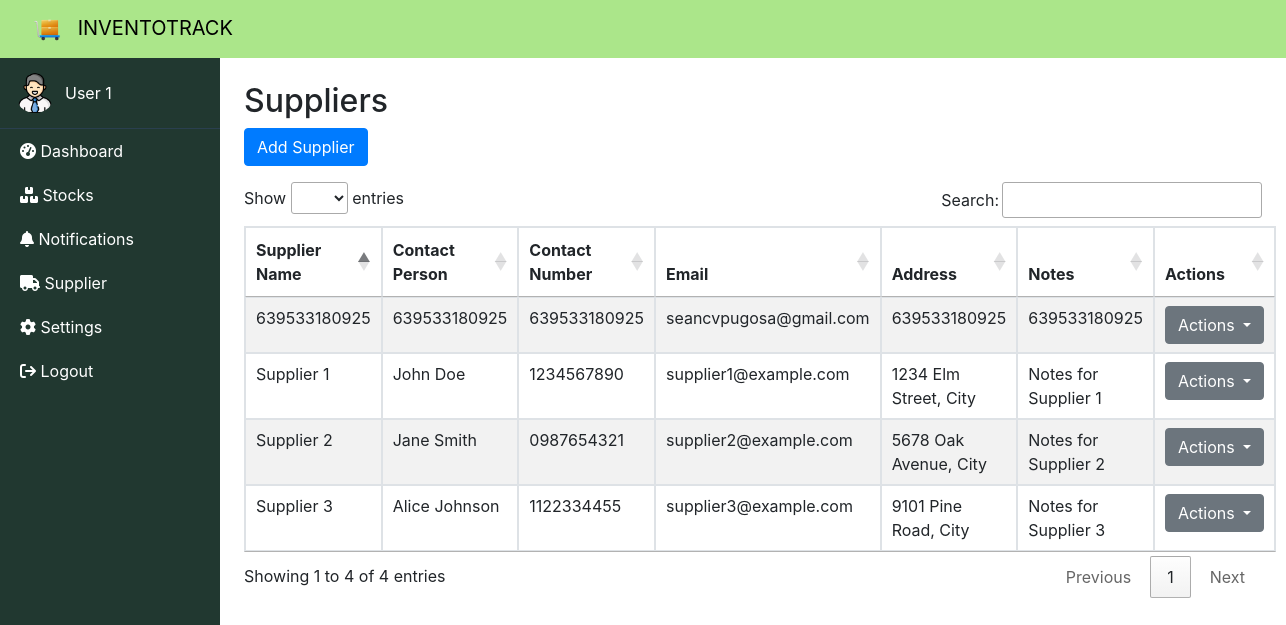
Screenshot of /supplier.php with the database file from the repository.
### tables this page shows
CREATE TABLE `suppliers` (
  `id` int(11) NOT NULL,
  `supplier_name` varchar(255) NOT NULL,
  `contact_person` varchar(255) NOT NULL,
  `contact_number` varchar(255) NOT NULL,
  `email` varchar(255) NOT NULL,
  `address` text NOT NULL,
  `notes` text DEFAULT NULL
);

### db/function.php (called while the page is built, shortened)
<?php
include_once 'db.php';
class DBFunctions
{
    private $conn;
    public function __construct()
    {
        $database = new Database();
        $this->conn = $database->connect();
    }
    public function select($table, $columns = "*", $conditions = [])
    {
        $sql = "SELECT $columns FROM $table";
        $stmt = $this->conn->prepare($sql);
        $stmt->execute();
        return $stmt->fetchAll(PDO::FETCH_ASSOC);
    }
}

### db/db.php (called while the page is built, shortened)
<?php
class Database
{
    private $host = 'localhost';
    private $db_name = 'inventotrack';
    private $username = 'root';
    private $password = '';
    public function connect()
    {
        $this->conn = null;
        try {
            $this->conn = new PDO("mysql:host=" . $this->host . ";dbname=" . $this->db_name, $this->username, $this->password);
            $this->conn->setAttribute(PDO::ATTR_ERRMODE, PDO::ERRMODE_EXCEPTION);
        } catch (PDOException $e) {
            echo "Connection error: " . $e->getMessage();
        }
        return $this->conn;
    }
}
?>

### supplier.php (the view, shortened to what this page needs)
<?php
include_once 'db/function.php';
$function = new DBFunctions();
$suppliers = $function->select('suppliers', '*');
?>
<!DOCTYPE html>
<html lang="en">
<head>
    <link rel="stylesheet" href="https://maxcdn.bootstrapcdn.com/bootstrap/4.5.2/css/bootstrap.min.css">
    <link rel="stylesheet" href="https://cdnjs.cloudflare.com/ajax/libs/font-awesome/6.0.0-beta3/css/all.min.css">
    <link rel="stylesheet" href="https://cdn.datatables.net/1.11.5/css/jquery.dataTables.min.css">
</head>
<body>
    <?php include 'sidebar.php'; ?>
    <div class="content p-4">
        <h2>Suppliers</h2>
        <button class="btn btn-primary mb-3" data-toggle="modal" data-target="#addSupplierModal">Add Supplier</button>
        <table id="suppliersTable" class="table table-striped table-bordered">
            <thead>
                <tr>
                    <th>Supplier Name</th>
                    <th>Contact Person</th>
                    <th>Contact Number</th>
                    <th>Email</th>
                    <th>Address</th>
                    <th>Notes</th>
                    <th>Actions</th>
                </tr>
            </thead>
            <tbody>
                <?php foreach ($suppliers as $supplier): ?>
                    <tr>
                        <td><?php echo htmlspecialchars($supplier['supplier_name']); ?></td>
                        <td><?php echo htmlspecialchars($supplier['contact_person']); ?></td>
                        <td><?php echo htmlspecialchars($supplier['contact_number']); ?></td>
                        <td><?php echo htmlspecialchars($supplier['email']); ?></td>
                        <td><?php echo htmlspecialchars($supplier['address']); ?></td>
                        <td><?php echo htmlspecialchars($supplier['notes']); ?></td>
                        <td>
                            <div class="dropdown">
                                <button class="btn btn-secondary dropdown-toggle" type="button" data-toggle="dropdown">
                                    Actions
                                </button>
                            </div>
                        </td>
                    </tr>
                <?php endforeach; ?>
            </tbody>
        </table>
    </div>
</body>
</html>

### sidebar.php (shortened to what this page needs)
<nav class="navbar navbar-expand-lg" style="background-color: #ABE68A;">
    <a style="color: black; !important" class="navbar-brand ml-3" href="#">
        <img src="assets/images/logo.png" alt="System Logo" class="navbar-logo">
        INVENTOTRACK
    </a>
</nav>
<div class="d-flex">
    <div class="sidebar collapse d-lg-block" id="sidebar">
        <div class="sidebar-header">
            <img src="assets/images/user.png" alt="Profile Logo" class="profile-logo">
            <p class="m-0">User 1</p>
        </div>
        <ul class="nav flex-column">
            <li class="nav-item">
                <a class="nav-link text-white" href="dashboard.php"><i class="fas fa-tachometer-alt"></i> Dashboard</a>
            </li>
            <li class="nav-item">
                <a class="nav-link text-white" href="stock.php"><i class="fas fa-boxes"></i> Stocks</a>
            </li>
            <li class="nav-item">
                <a class="nav-link text-white" href="notifications.php"><i class="fas fa-bell"></i> Notifications</a>
            </li>
            <li class="nav-item">
                <a class="nav-link text-white" href="supplier.php"><i class="fas fa-truck"></i> Supplier</a>
            </li>
            <li class="nav-item">
                <a class="nav-link text-white" href="#settings.php"><i class="fas fa-cog"></i> Settings</a>
            </li>
            <li class="nav-item">
                <a class="nav-link text-white" href="logout.php"><i class="fas fa-sign-out"></i> Logout</a>
            </li>
        </ul>
    </div>
</div>

### sidebar.php (style rules this page uses)
.sidebar { width: 220px; background-color: #213830; color: white; min-height: 100vh; position: fixed; z-index: 1; transition: all 0.3s ease; }
.sidebar .nav-link { color: #ddd; padding: 10px 20px; font-size: 1rem; }
.sidebar .sidebar-header { padding: 15px; font-size: 1rem; display: flex; align-items: center; border-bottom: 1px solid #2A3F4F; }
.sidebar .profile-logo { width: 40px; height: 40px; border-radius: 50%; margin-right: 10px; }
.navbar-logo { width: 30px; height: 30px; margin-right: 10px; }
.content { margin-left: 220px; width: calc(100% - 220px); padding-top: 20px; }

### rows the page displays
suppliers: supplier_name "Supplier 1", contact_person "John Doe", contact_number "1234567890", email "supplier1@example.com", address "1234 Elm Street, City", notes "Notes for Supplier 1"
suppliers: supplier_name "Supplier 2", contact_person "Jane Smith", contact_number "0987654321", email "supplier2@example.com", address "5678 Oak Avenue, City", notes "Notes for Supplier 2"
suppliers: supplier_name "Supplier 3", contact_person "Alice Johnson", contact_number "1122334455", email "supplier3@example.com", address "9101 Pine Road, City", notes "Notes for Supplier 3"
suppliers: supplier_name "639533180925", contact_person "639533180925", contact_number "639533180925", email "seancvpugosa@gmail.com", address "639533180925", notes "639533180925"
